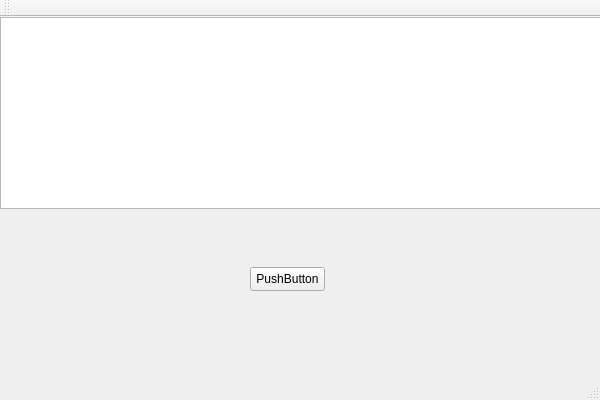
<?xml version="1.0" encoding="UTF-8"?>
<ui version="4.0">
 <class>StardewValleyAppClass</class>
 <widget class="QMainWindow" name="StardewValleyAppClass">
  <property name="geometry">
   <rect>
    <x>0</x>
    <y>0</y>
    <width>600</width>
    <height>400</height>
   </rect>
  </property>
  <property name="windowTitle">
   <string>StardewValleyApp</string>
  </property>
  <widget class="QWidget" name="centralWidget">
   <widget class="QTableView" name="tableView">
    <property name="geometry">
     <rect>
      <x>0</x>
      <y>0</y>
      <width>601</width>
      <height>192</height>
     </rect>
    </property>
   </widget>
   <widget class="QPushButton" name="pushButton">
    <property name="geometry">
     <rect>
      <x>250</x>
      <y>250</y>
      <width>75</width>
      <height>24</height>
     </rect>
    </property>
    <property name="text">
     <string>PushButton</string>
    </property>
   </widget>
  </widget>
  <widget class="QMenuBar" name="menuBar">
   <property name="geometry">
    <rect>
     <x>0</x>
     <y>0</y>
     <width>600</width>
     <height>22</height>
    </rect>
   </property>
  </widget>
  <widget class="QToolBar" name="mainToolBar">
   <attribute name="toolBarArea">
    <enum>TopToolBarArea</enum>
   </attribute>
   <attribute name="toolBarBreak">
    <bool>false</bool>
   </attribute>
  </widget>
  <widget class="QStatusBar" name="statusBar"/>
 </widget>
 <layoutdefault spacing="6" margin="11"/>
 <resources>
  <include location="StardewValleyApp.qrc"/>
 </resources>
 <connections/>
</ui>
